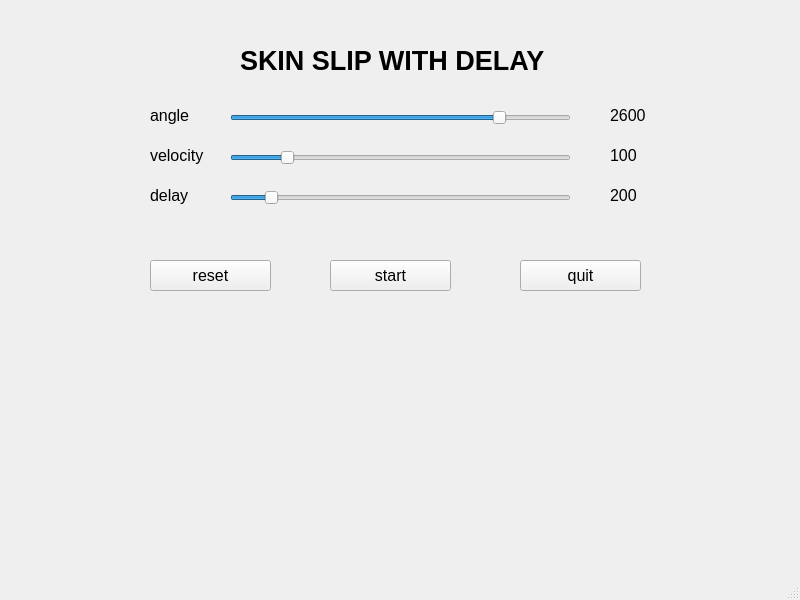
<?xml version="1.0" encoding="UTF-8"?>
<ui version="4.0">
 <class>FirstLayoutSkinSlipDelayWindow</class>
 <widget class="QMainWindow" name="FirstLayoutSkinSlipDelayWindow">
  <property name="geometry">
   <rect>
    <x>0</x>
    <y>0</y>
    <width>800</width>
    <height>600</height>
   </rect>
  </property>
  <property name="windowTitle">
   <string>MainWindow</string>
  </property>
  <widget class="QWidget" name="centralwidget">
   <widget class="QLabel" name="titleLabel">
    <property name="geometry">
     <rect>
      <x>240</x>
      <y>50</y>
      <width>331</width>
      <height>21</height>
     </rect>
    </property>
    <property name="font">
     <font>
      <family>Tahoma</family>
      <pointsize>20</pointsize>
      <weight>75</weight>
      <bold>true</bold>
     </font>
    </property>
    <property name="text">
     <string>SKIN SLIP WITH DELAY</string>
    </property>
   </widget>
   <widget class="QLabel" name="angleLabel">
    <property name="geometry">
     <rect>
      <x>150</x>
      <y>100</y>
      <width>41</width>
      <height>31</height>
     </rect>
    </property>
    <property name="font">
     <font>
      <family>Tahoma</family>
      <pointsize>12</pointsize>
     </font>
    </property>
    <property name="text">
     <string>angle</string>
    </property>
   </widget>
   <widget class="QSlider" name="angleSlider">
    <property name="geometry">
     <rect>
      <x>230</x>
      <y>110</y>
      <width>341</width>
      <height>16</height>
     </rect>
    </property>
    <property name="minimum">
     <number>2194</number>
    </property>
    <property name="maximum">
     <number>2700</number>
    </property>
    <property name="value">
     <number>2600</number>
    </property>
    <property name="orientation">
     <enum>Qt::Horizontal</enum>
    </property>
   </widget>
   <widget class="QLabel" name="angleVal">
    <property name="geometry">
     <rect>
      <x>610</x>
      <y>100</y>
      <width>41</width>
      <height>31</height>
     </rect>
    </property>
    <property name="font">
     <font>
      <family>Tahoma</family>
      <pointsize>12</pointsize>
     </font>
    </property>
    <property name="text">
     <string>2600</string>
    </property>
   </widget>
   <widget class="QLabel" name="velocityLabel">
    <property name="geometry">
     <rect>
      <x>150</x>
      <y>140</y>
      <width>61</width>
      <height>31</height>
     </rect>
    </property>
    <property name="font">
     <font>
      <family>Tahoma</family>
      <pointsize>12</pointsize>
     </font>
    </property>
    <property name="text">
     <string>velocity</string>
    </property>
   </widget>
   <widget class="QSlider" name="velocitySlider">
    <property name="geometry">
     <rect>
      <x>230</x>
      <y>150</y>
      <width>341</width>
      <height>16</height>
     </rect>
    </property>
    <property name="minimum">
     <number>10</number>
    </property>
    <property name="maximum">
     <number>600</number>
    </property>
    <property name="value">
     <number>100</number>
    </property>
    <property name="orientation">
     <enum>Qt::Horizontal</enum>
    </property>
   </widget>
   <widget class="QLabel" name="velocityVal">
    <property name="geometry">
     <rect>
      <x>610</x>
      <y>140</y>
      <width>41</width>
      <height>31</height>
     </rect>
    </property>
    <property name="font">
     <font>
      <family>Tahoma</family>
      <pointsize>12</pointsize>
     </font>
    </property>
    <property name="text">
     <string>100</string>
    </property>
   </widget>
   <widget class="QLabel" name="delayLabel">
    <property name="geometry">
     <rect>
      <x>150</x>
      <y>180</y>
      <width>41</width>
      <height>31</height>
     </rect>
    </property>
    <property name="font">
     <font>
      <family>Tahoma</family>
      <pointsize>12</pointsize>
     </font>
    </property>
    <property name="text">
     <string>delay</string>
    </property>
   </widget>
   <widget class="QSlider" name="delaySlider">
    <property name="geometry">
     <rect>
      <x>230</x>
      <y>190</y>
      <width>341</width>
      <height>16</height>
     </rect>
    </property>
    <property name="minimum">
     <number>50</number>
    </property>
    <property name="maximum">
     <number>1500</number>
    </property>
    <property name="value">
     <number>200</number>
    </property>
    <property name="orientation">
     <enum>Qt::Horizontal</enum>
    </property>
   </widget>
   <widget class="QLabel" name="delayVal">
    <property name="geometry">
     <rect>
      <x>610</x>
      <y>180</y>
      <width>41</width>
      <height>31</height>
     </rect>
    </property>
    <property name="font">
     <font>
      <family>Tahoma</family>
      <pointsize>12</pointsize>
     </font>
    </property>
    <property name="text">
     <string>200</string>
    </property>
   </widget>
   <widget class="QPushButton" name="resetButton">
    <property name="geometry">
     <rect>
      <x>150</x>
      <y>260</y>
      <width>121</width>
      <height>31</height>
     </rect>
    </property>
    <property name="font">
     <font>
      <family>Tahoma</family>
      <pointsize>12</pointsize>
     </font>
    </property>
    <property name="text">
     <string>reset</string>
    </property>
   </widget>
   <widget class="QPushButton" name="startButton">
    <property name="geometry">
     <rect>
      <x>330</x>
      <y>260</y>
      <width>121</width>
      <height>31</height>
     </rect>
    </property>
    <property name="font">
     <font>
      <family>Tahoma</family>
      <pointsize>12</pointsize>
     </font>
    </property>
    <property name="text">
     <string>start</string>
    </property>
   </widget>
   <widget class="QPushButton" name="quitButton">
    <property name="geometry">
     <rect>
      <x>520</x>
      <y>260</y>
      <width>121</width>
      <height>31</height>
     </rect>
    </property>
    <property name="font">
     <font>
      <family>Tahoma</family>
      <pointsize>12</pointsize>
     </font>
    </property>
    <property name="text">
     <string>quit</string>
    </property>
   </widget>
  </widget>
  <widget class="QMenuBar" name="menubar">
   <property name="geometry">
    <rect>
     <x>0</x>
     <y>0</y>
     <width>800</width>
     <height>21</height>
    </rect>
   </property>
  </widget>
  <widget class="QStatusBar" name="statusbar"/>
 </widget>
 <resources/>
 <connections/>
</ui>
